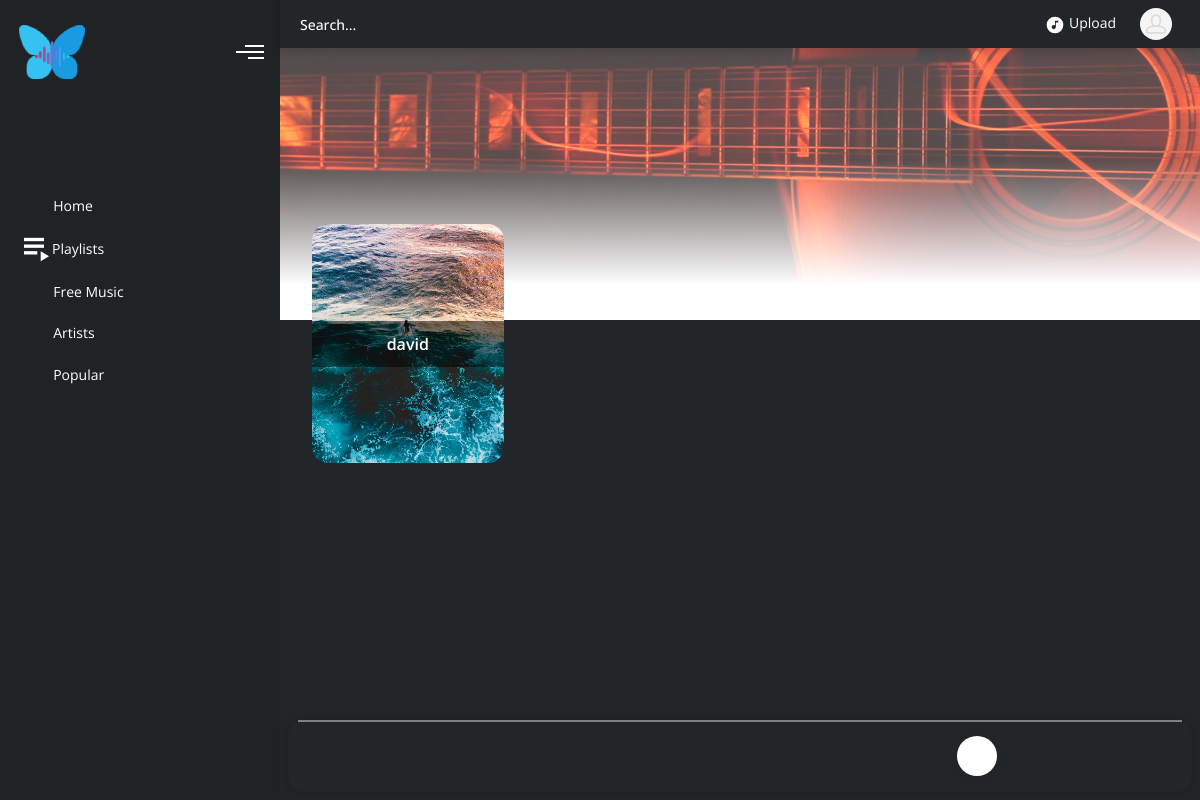
The app's page /genres with its own data.
### polls/models.py (models this page shows)
class Genre(models.Model):
    name = models.CharField(max_length=50)
    thumbnail = models.ImageField(upload_to="genres", default="default.jpeg")

### polls/views.py (the view)
# urls.py: path('genres', views.GenreListView.as_view(), name='genres'),
class GenreListView(ListView):
    model = models.Genre
    template_name = 'genres/index.html'
    context_object_name = 'genres'

### templates/genres/index.html
{% extends 'layouts/base.html' %}
{% load static %}
{% block content %}
    <main id="pageWrapper">
        <div class="banner bg-song"></div>
        <div class="main-container">
            <div class="section row">
                {% for genre in genres %}
                    <div class="col-xl-3 col-lg-4 col-sm-6 pb-4">
                        <div class="custom-card">
                            <div class="custom-card--img">
                                <a href="{% url 'accounts:songs-by-genre' genre.id %}">
                                    <img src="{{ genre.thumbnail.url }}" alt="Genre"
                                         class="card-img--radius-md">
                                    <span class="bg-blur">{{ genre.name }}</span>
                                </a>
                            </div>
                        </div>
                    </div>
                {% endfor %}
            </div>
        </div>
        {% include 'includes/footer.html' %}
    </main>
{% endblock %}

### assets/css/styles.bundle.css (style rules this page uses)
a { text-decoration: none; color: #495057; -webkit-transition: .4s all ease-in; -o-transition: .4s all ease-in; transition: .4s all ease-in }
img { max-width: 100% }
.banner { background-size: cover; background-position: center center; height: 20rem; margin: 0 -2rem; position: relative; z-index: 1 }
.banner:after, .banner:before { content: ''; display: block }
.banner:before { position: absolute; top: 0; right: 0; bottom: 0; left: 0; background-color: rgba(255, 255, 255, .3) }
.banner:after { position: absolute; right: 0; bottom: 0; left: 0; height: 10rem; background: -webkit-gradient(linear, left top, left bottom, color-stop(0, rgba(255, 255, 255, 0)), color-stop(78%, #fff), to(#fff)); background: -webkit-linear-gradient(top, rgba(255, 255, 255, 0) 0, #fff 78%, #fff 100%); background: -o-linear-gradient(top, rgba(255, 255, 255, 0) 0, #fff 78%, #fff 100%); background: linear-gradient(to bottom, rgba(255, 255, 255, 0) 0, #fff 78%, #fff 100%) }
.bg-song { background-image: url(../images/banner/song.jpg) }
.main-container { position: relative; z-index: 2; margin-top: -6rem; min-height: calc(100vh / 3.26) }
.section { margin-bottom: 4rem }
.bg-blur { position: absolute; top: 50%; right: 0; left: 0; padding: 1rem; -webkit-transform: translateY(-50%); -ms-transform: translateY(-50%); transform: translateY(-50%); font-weight: 600; font-size: 1rem; text-align: center; color: #fff; background-color: rgba(0, 0, 0, .5) }
#pageWrapper { margin-left: 17.5rem; padding: 0 2rem; min-height: 100vh; background-color: #fff; -webkit-transition: .4s all ease-in; -o-transition: .4s all ease-in; transition: .4s all ease-in }
.custom-card .custom-card--img { position: relative }
.custom-card .custom-card--img img { width: 100% }
.card-img--radius-md { border-radius: 1rem }

### templates/includes/stylesheets.html (style rules this page uses)
h1, h2, h3, h4, h5, h6, a, p { color: white; font-family: var(--font-primary); line-height: 1em; }
body { background-color: #222629; color: #adb5bd; }
body #audioPlayer, body #pageWrapper, body #rightSidebar, body .card, body .list-group-item, body .modal-content, body .search-card { background-color: #222629; }

### records on screen
Genre: thumbnail (picture), name "david"
